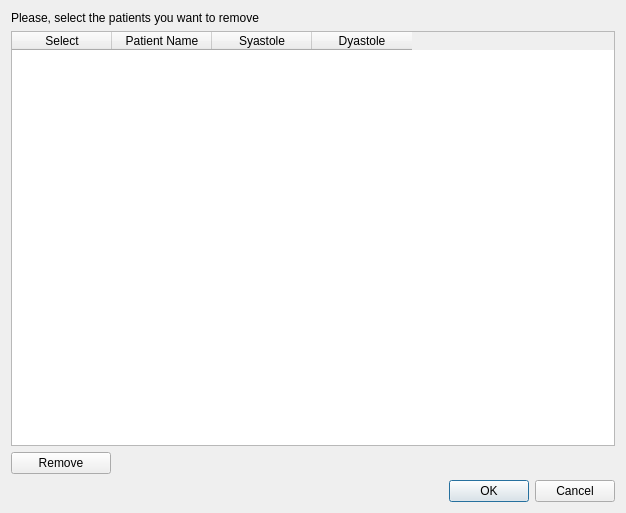
<?xml version="1.0" encoding="UTF-8"?>
<ui version="4.0">
 <class>RemovePatientsDialog</class>
 <widget class="QDialog" name="RemovePatientsDialog">
  <property name="geometry">
   <rect>
    <x>0</x>
    <y>0</y>
    <width>626</width>
    <height>513</height>
   </rect>
  </property>
  <property name="windowTitle">
   <string>Remove Patients</string>
  </property>
  <layout class="QVBoxLayout" name="verticalLayout">
   <item>
    <widget class="QLabel" name="label">
     <property name="text">
      <string>Please, select the patients you want to remove</string>
     </property>
    </widget>
   </item>
   <item>
    <widget class="QTableWidget" name="patientsTable">
     <column>
      <property name="text">
       <string>Select</string>
      </property>
     </column>
     <column>
      <property name="text">
       <string>Patient Name</string>
      </property>
     </column>
     <column>
      <property name="text">
       <string>Syastole</string>
      </property>
     </column>
     <column>
      <property name="text">
       <string>Dyastole</string>
      </property>
     </column>
    </widget>
   </item>
   <item>
    <widget class="QPushButton" name="removeButton">
     <property name="maximumSize">
      <size>
       <width>100</width>
       <height>16777215</height>
      </size>
     </property>
     <property name="text">
      <string>Remove</string>
     </property>
    </widget>
   </item>
   <item>
    <widget class="QDialogButtonBox" name="acceptButtonBox">
     <property name="orientation">
      <enum>Qt::Horizontal</enum>
     </property>
     <property name="standardButtons">
      <set>QDialogButtonBox::Cancel|QDialogButtonBox::Ok</set>
     </property>
    </widget>
   </item>
  </layout>
 </widget>
 <resources/>
 <connections>
  <connection>
   <sender>acceptButtonBox</sender>
   <signal>accepted()</signal>
   <receiver>RemovePatientsDialog</receiver>
   <slot>accept()</slot>
   <hints>
    <hint type="sourcelabel">
     <x>248</x>
     <y>254</y>
    </hint>
    <hint type="destinationlabel">
     <x>157</x>
     <y>274</y>
    </hint>
   </hints>
  </connection>
  <connection>
   <sender>acceptButtonBox</sender>
   <signal>rejected()</signal>
   <receiver>RemovePatientsDialog</receiver>
   <slot>reject()</slot>
   <hints>
    <hint type="sourcelabel">
     <x>316</x>
     <y>260</y>
    </hint>
    <hint type="destinationlabel">
     <x>286</x>
     <y>274</y>
    </hint>
   </hints>
  </connection>
 </connections>
</ui>
